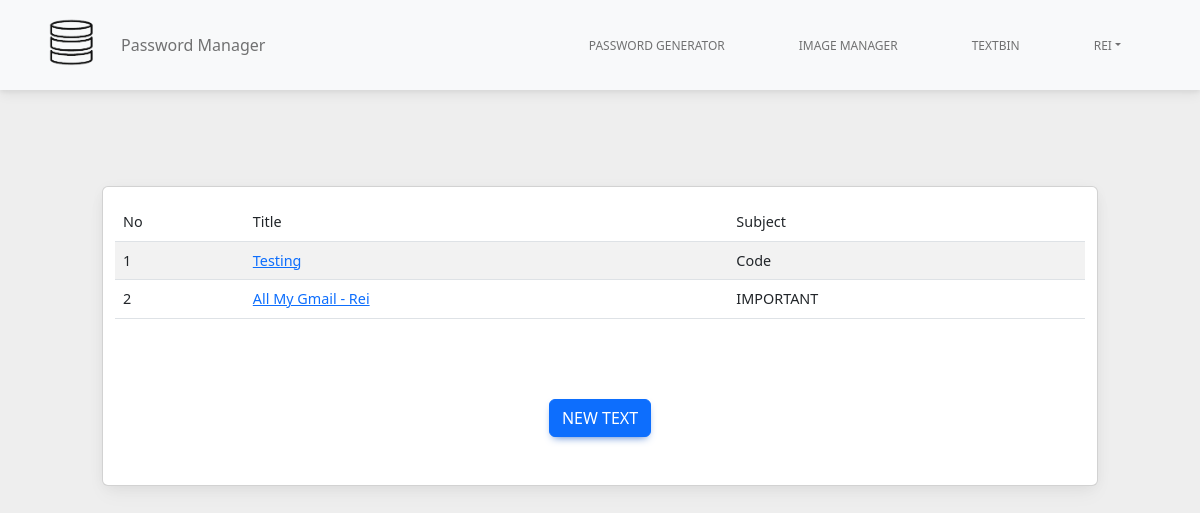
Before: /textbin/22 (signed in) with the older database file.
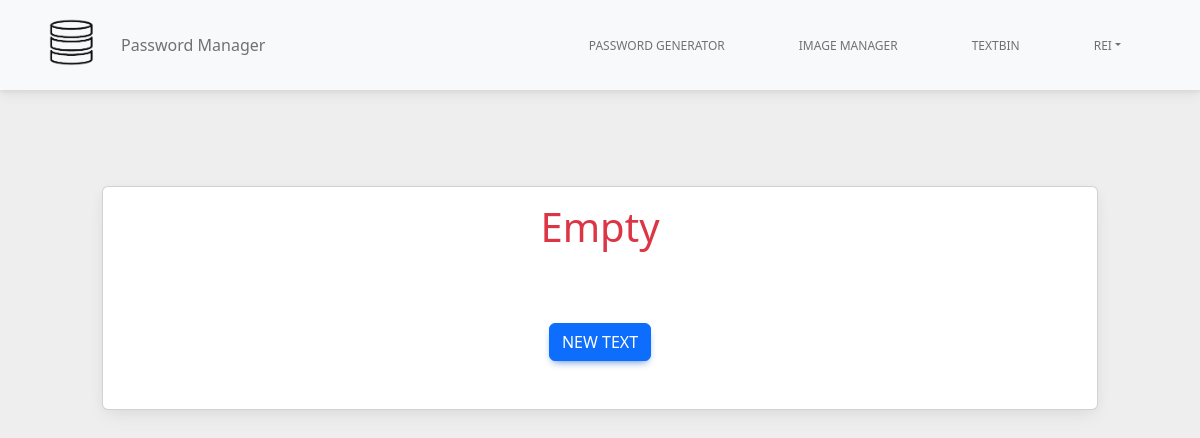
After: the same page with the newer database file.
### tables this page shows
CREATE TABLE "textbin" (
	"id"	INTEGER,
	"text"	TEXT,
	"user_id"	INTEGER,
	"subject"	TEXT,
	"filter"	INTEGER,
	FOREIGN KEY("user_id") REFERENCES "users"("id"),
	PRIMARY KEY("id" AUTOINCREMENT)
);

### controller/text.py (the view)
@text.route("/<id>", methods=["GET"])
def index(id):
    S = ["Basic", "Code", "Important"]
    num = 0
    id = session.get("id")
    text = textbin(id)
    return render_template("textbin/index.html", text=text, id=id, S=S, num=num)

### db.py (called while the page is built)
def db_connection():
    db = getattr(g, '_database', None)
    if db is None:
        db = g._database = sqlite3.connect(DATABASE)
    return db

### services/textbin.py (called while the page is built)
def textbin(id):
    db = db_connection()
    cur = db.cursor()
    cur.execute('SELECT * FROM textbin WHERE user_id = ?', (id, ))
    text = cur.fetchall()
    cur.close()
    db.close()
    return text

### templates/textbin/index.html (shortened to what this page needs)
{% extends 'base.html' %}  {% block body %} {% include 'navbar.html' %}
<div class="container">
  <div class="mt-5 p-5">
    <div class="container">
      <div class="row">
        <div class="col">
          <div class="card">
            <div class="container my-3">
              {% if text %}
              <table class="table table-striped">
                <thead>
                  <tr>
                    <th>No</th>
                    <th>Title</th>
                    <th>Subject</th>
                  </tr>
                </thead>
                {% set count = [1] %}
                <tbody>
                  {% for x in text %}
                  <tr>
                    <td>{{count[0]}}</td>
                    <td><a href="{{url_for('text.detail', id=x[0], text=x[3])}}">{{x[3]}}</a></td>
                     {% if x[4] == 1 %}
                    <td>Code</td>
                    {% endif %} {% if x[4] == 2 %}
                    <td>IMPORTANT</td>
                    {% endif %}
                  </tr>
                  {% endfor %}
                </tbody>
              </table>
              {% else %}
              <div class="container text-center">
                <h1 class="text-danger">Empty</h1>
              </div>
              {% endif %}
            </div>
            <div class="text-center my-5">
              <a href="{{url_for('text.create')}}" class="btn btn-primary">New Text</a>
            </div>
          </div>
        </div>
      </div>
    </div>
  </div>
</div>
{% endblock %}

Changed rows visible on the page:
removed textbin: filter "1", subject "Testing", shows "Code"
removed textbin: filter "2", subject "All My Gmail - Rei", shows "IMPORTANT"
Other visible differences:
text no longer shown: "No Title Subject"
text now shown: "Empty"
